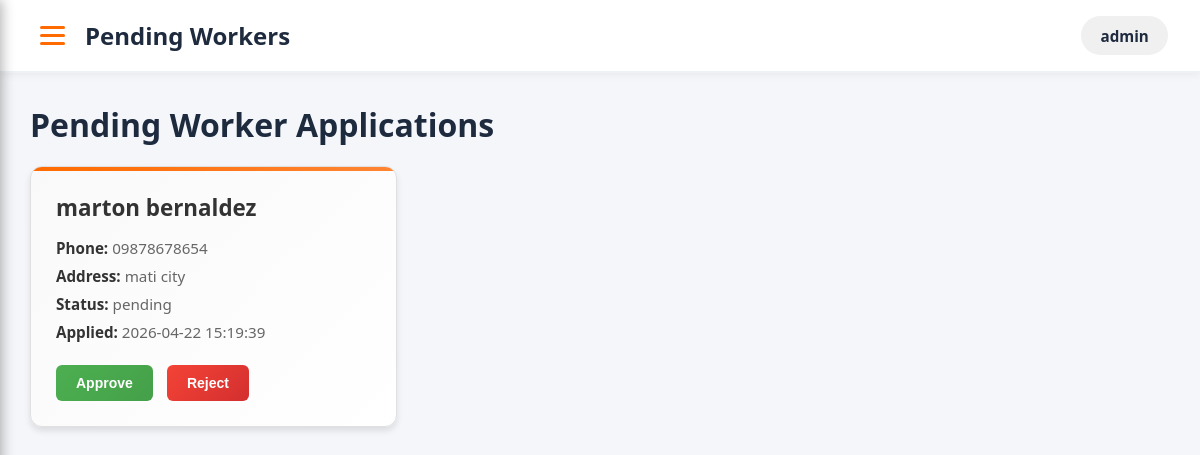
Screenshot of /admin/pending_workers.php (signed in) with the database file from the repository.
### tables this page shows
CREATE TABLE `worker_applications` (
  `id` int(11) NOT NULL,
  `user_id` int(11) DEFAULT NULL,
  `full_name` varchar(100) NOT NULL,
  `phone` varchar(20) NOT NULL,
  `address` text NOT NULL,
  `experience` varchar(50) DEFAULT NULL,
  `proof_file` varchar(255) DEFAULT NULL,
  `meeting_date` date DEFAULT NULL,
  `status` enum('pending','approved','rejected') DEFAULT 'pending',
  `created_at` timestamp NOT NULL DEFAULT current_timestamp()
);

### admin/pending_workers.php (the view, shortened to what this page needs)
<?php
require_once '../config/database.php';
$stmt = $pdo->query("SELECT * FROM worker_applications WHERE status = 'pending' ORDER BY created_at DESC");
$applications = $stmt->fetchAll();
?>
<!DOCTYPE html>
<html lang="en">
<head>
    <link rel="stylesheet" href="../assets/css/style.css">
    <link rel="stylesheet" href="../assets/css/sidebar.css">
    <link rel="stylesheet" href="../assets/css/admin.css">
</head>
<body>
<header>
    <div class="custom-header">
        <div class="header-left">
            <div class="hamburger-btn" onclick="toggleMenuAdmin()" title="Menu">
                <span></span>
                <span></span>
                <span></span>
            </div>
            <h2> Pending Workers</h2>
        </div>
        <div class="header-right">
            <div class="user-section">
                <span class="username">
                    <?= htmlspecialchars($_SESSION['username'] ?? 'Admin'); ?>
                </span>
            </div>
        </div>
    </div>
</header>
<div class="dashboard">
    <div class="main">
        <h1>Pending Worker Applications</h1>
        <?php if (empty($applications)): ?>
            <p class="no-applications">No pending applications at the moment.</p>
        <?php else: ?>
            <div class="applications-list">
                <?php foreach ($applications as $app): ?>
                    <div class="application-card">
                        <h3><?php echo htmlspecialchars($app['full_name']); ?></h3>
                        <p><strong>Phone:</strong> <?php echo htmlspecialchars($app['phone']); ?></p>
                        <p><strong>Address:</strong> <?php echo htmlspecialchars($app['address']); ?></p>
                        <p><strong>Status:</strong> <?php echo htmlspecialchars($app['status']); ?></p>
                        <p><strong>Applied:</strong> <?php echo $app['created_at']; ?></p>
                        <form method="POST" style="display: inline;">
                            <button type="submit" name="action" value="approve" class="btn-approve">Approve</button>
                            <button type="submit" name="action" value="reject" class="btn-reject">Reject</button>
                        </form>
                    </div>
                <?php endforeach; ?>
            </div>
        <?php endif; ?>
    </div>
</div>
</body>
</html>

### assets/css/style.css (style rules this page uses)
* { margin: 0; padding: 0; box-sizing: border-box; }
body { font-family: 'Segoe UI', Tahoma, Geneva, Verdana, sans-serif; color: #1e2a3e; background: #ffffff; }
header { display: flex; justify-content: space-between; align-items: center; padding: 1rem 2rem; background: white; border-bottom: 2px solid #eef2f6; position: sticky; top: 0; z-index: 100; box-shadow: 0 2px 8px rgba(0,0,0,0.05); }
.custom-header { display: flex; justify-content: space-between; align-items: center; width: 100%; }
.header-left { display: flex; align-items: center; gap: 12px; }
.header-left h2 { color: #1e2a3e; font-size: 1.5rem; font-weight: 700; margin: 0; }
.user-section { display: flex; align-items: center; gap: 1rem; margin-left: auto; }
.username { color: #1e2a3e; font-weight: 600; padding: 0.6rem 1.2rem; background: #f0f0f0; border-radius: 20px; font-size: 0.95rem; }

### assets/css/admin.css (style rules this page uses)
* { margin: 0; padding: 0; box-sizing: border-box; }
body { font-family: 'Segoe UI', Tahoma, Geneva, Verdana, sans-serif; background: #f4f6f9; }
.hamburger-btn { display: flex; flex-direction: column; gap: 5px; background: none; border: none; cursor: pointer; padding: 0.5rem; transition: all 0.3s ease; }
.hamburger-btn span { width: 25px; height: 3px; background: #ff6b00; border-radius: 3px; transition: all 0.3s ease; }
.dashboard { display: flex; min-height: 100vh; }
.main { flex: 1; padding: 30px; margin-left: 0; width: 100%; }
.main h1 { margin-bottom: 20px; color: #1e2a3e; font-size: 2rem; }

### admin/pending_workers.php (style rules this page uses)
.applications-list { display: grid; grid-template-columns: repeat(auto-fill, minmax(350px, 1fr)); gap: 20px; margin-top: 20px; }
.application-card { border: 1px solid #e0e0e0; padding: 25px; border-radius: 12px; background: linear-gradient(135deg, #f9f9f9 0%, #ffffff 100%); box-shadow: 0 4px 6px rgba(0, 0, 0, 0.1); transition: transform 0.3s, box-shadow 0.3s; position: relative; overflow: hidden; }
.application-card::before { content: ''; position: absolute; top: 0; left: 0; right: 0; height: 4px; background: linear-gradient(90deg, #ff6b00, #ff8533); }
.application-card h3 { margin-top: 0; color: #333; font-size: 1.4em; margin-bottom: 15px; }
.application-card p { margin: 8px 0; color: #666; font-size: 0.95em; }
.application-card strong { color: #333; }
.btn-approve, .btn-reject { padding: 10px 20px; border: none; border-radius: 6px; cursor: pointer; font-weight: 600; font-size: 14px; transition: all 0.3s; margin-right: 10px; margin-top: 15px; }
.btn-approve { background: linear-gradient(135deg, #4CAF50, #45a049); color: white; }
.btn-reject { background: linear-gradient(135deg, #f44336, #d32f2f); color: white; }

### rows the page displays
worker_applications: full_name "marton bernaldez", phone "09878678654", address "mati city", status "pending", created_at "2026-04-22 15:19:39"

### other values shown
$_SESSION['username'] "admin"
